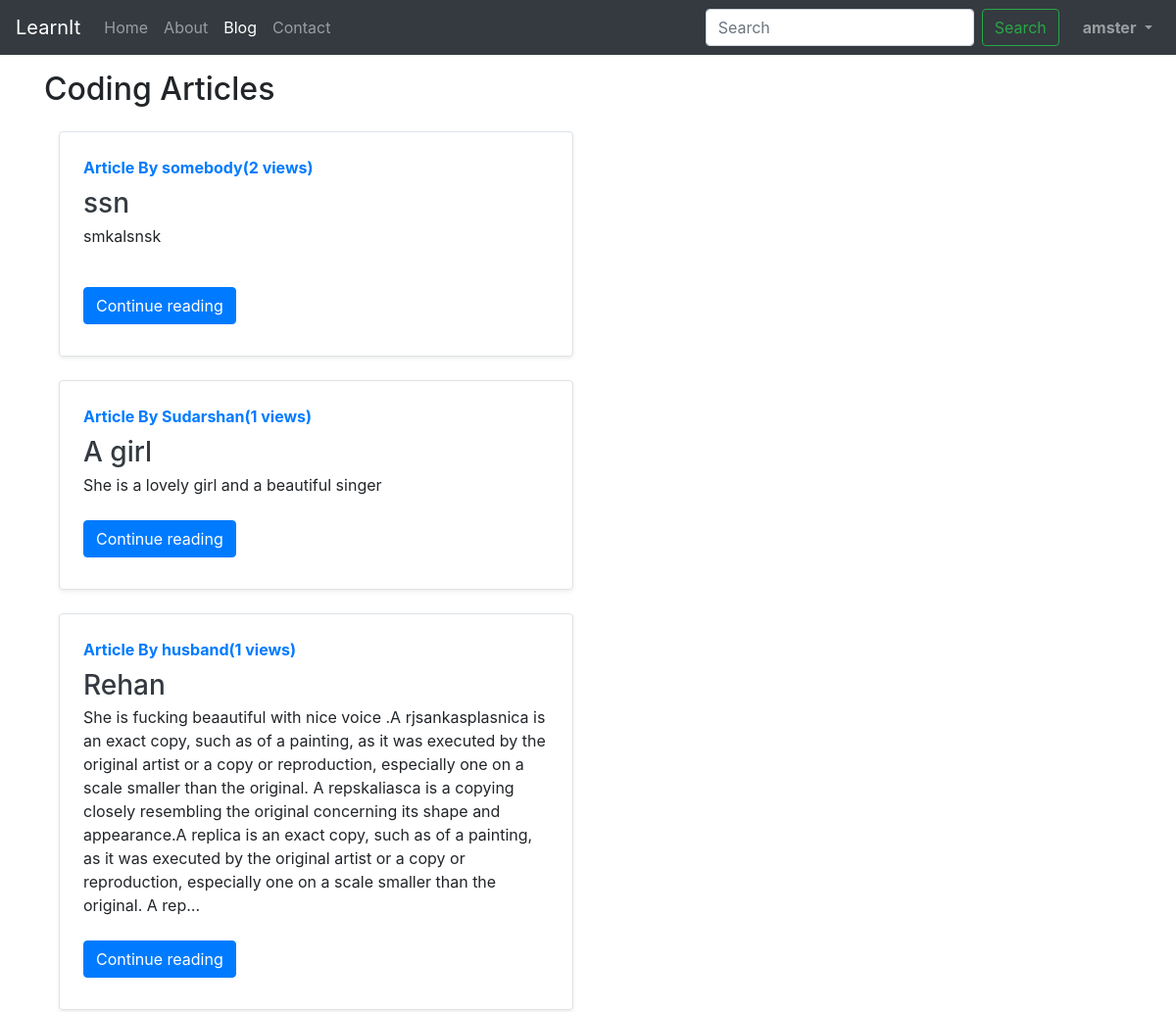
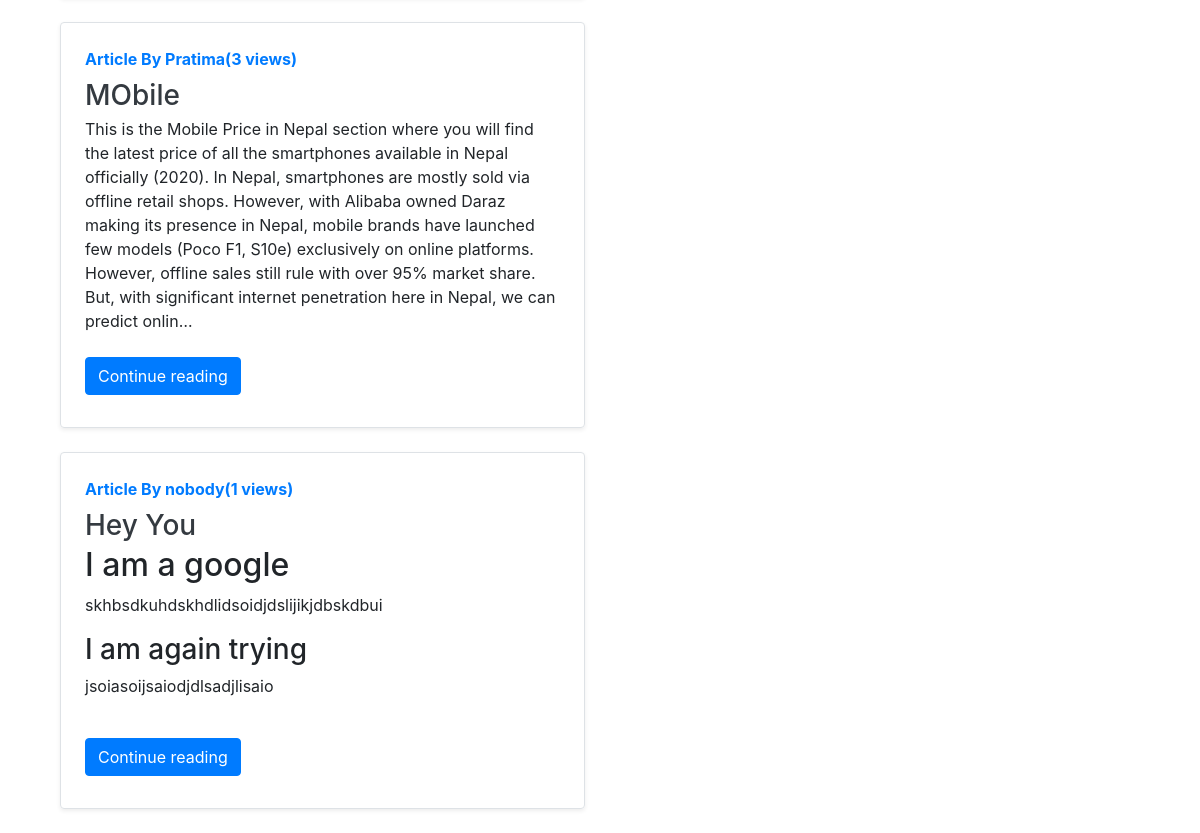
Page /blog/ (signed in) on the committed database (2 pictures, top to bottom).
### blog/models.py (models this page shows, shortened)
class Post(models.Model):
    sno = models.AutoField(primary_key=True)
    title = models.CharField(max_length=100)
    content = models.TextField()
    author = models.CharField(max_length=12)
    slug = models.CharField(max_length=120)
    views = models.IntegerField(default=0)
    timeStamp = models.DateTimeField(blank=True)

### blog/views.py (the view)
# urls.py: path('', views.blogHome, name='blogHome'),
def blogHome(request):
    allPosts = Post.objects.all()
    context = {'allPosts': allPosts}
    return render(request, 'blog/blogHome.html', context)

### templates/blog/blogHome.html (shortened to what this page needs)
{% extends 'base.html' %}
{% block blogactive %} active
    {% endblock blogactive %}
{% block body %}
<div class="container my-3">
<h2>Coding Articles</h2>
{% for post in allPosts  %}
<div class="col-md-6">
      <div class="row no-gutters border rounded overflow-hidden flex-md-row my-4 shadow-sm h-md-250 position-relative">
        <div class="col p-4 d-flex flex-column position-static">
          <strong class="d-inline-block mb-2 text-primary">Article By {{post.author}}({{post.views}} views)</strong>
          <h3 class="mb-0"><a class="text-dark" href="/blog/{{post.slug}}">{{post.title}} </a>  </h3>
          <p class="card-text mb-auto"><div class="preview">{{post.content|safe|truncatechars:500}}</div></p>
         <div class="my-2">
          <a href="/blog/{{post.slug}}" role="button" class="btn btn-primary">Continue reading</a>
        </div>
        </div>
      </div>
    </div>
    {% endfor %}
</div>
{% endblock body %}

### templates/base.html (shortened to what this page needs)
<!doctype html>
<html lang="en">
  <head>
    <link rel="stylesheet" href="https://stackpath.bootstrapcdn.com/bootstrap/4.5.2/css/bootstrap.min.css">
  </head>
  <body>
    <nav class="navbar navbar-expand-lg navbar-dark bg-dark">
  <a class="navbar-brand" href="/">LearnIt</a>
  <div class="collapse navbar-collapse" id="navbarSupportedContent">
    <ul class="navbar-nav mr-auto">
      <li class="nav-item {% block homeactive %}
      {% endblock homeactive %}">
        <a class="nav-link" href="/">Home <span class="sr-only">(current)</span></a>
      </li>
      <li class="nav-item {% block aboutactive %}
      {% endblock aboutactive %}">
        <a class="nav-link" href="/about">About</a>
      </li>
    <li class="nav-item {% block blogactive %}
    {% endblock blogactive %}">
        <a class="nav-link" href="/blog">Blog</a>
      </li>
      <li class="nav-item {% block contactactive %}
      {% endblock contactactive %}">
        <a class="nav-link" href="/contact">Contact</a>
      </li>
    </ul>
    <div class="ml-auto form-inline">
    <form method="get" action="/search" class="form-inline my-2 my-lg-0 mx-3">
      <input class="form-control mr-sm-2" type="search" placeholder="Search" aria-label="Search" name="query" id="query">
      <button class="btn btn-outline-success my-2 my-sm-0" type="submit">Search</button>
    </form>
    {% if user.is_authenticated %}
    <ul class="navbar-nav mr-6">
    <li class="nav-item dropdown">
        <a class="nav-link dropdown-toggle" href="#" id="navbarDropdown" role="button" data-toggle="dropdown" aria-haspopup="true" aria-expanded="false">
          <strong>{{request.user}}</strong>
        </a>
      </li>
    </ul>
{% endif %}
  </div>
</nav>
{% block body %}
{% endblock body %}
  </body>
</html>

### rows in the picture
Post: author "somebody", views "2", title "ssn", content "smkalsnsk"
Post: author "Sudarshan", views "1", title "A girl", content "She is a lovely girl and a beautiful singer"
Post: author "husband", views "1", title "Rehan", content "She is fucking beaautiful with nice voice .A rjsankasplasnica is an exact copy, such as of a painting, as it was executed by the original artist or a copy or reproduction, especially one on a scale smaller than the original. A repskaliasca is a copying closely resembling the original concerning its shape and appearance.A replica is an exact copy, such as of a painting, as it was executed by the original artist or a copy or reproduction, especially one on a scale smaller than the original. A rep…"
Post: author "Pratima", views "3", title "MObile", content "This is the Mobile Price in Nepal section where you will find the latest price of all the smartphones available in Nepal officially (2020). In Nepal, smartphones are mostly sold via offline retail shops. However, with Alibaba owned Daraz making its presence in Nepal, mobile brands have launched few models (Poco F1, S10e) exclusively on online platforms. However, offline sales still rule with over 95% market share. But, with significant internet penetration here in Nepal, we can predict onlin…"
Post: author "nobody", views "1", title "Hey You", content "I am a google skhbsdkuhdskhdlidsoidjdslijikjdbskdbui I am again trying jsoiasoijsaiodjdlsadjlisaio"

### other values in the picture
{{ request.user }} "amster"
